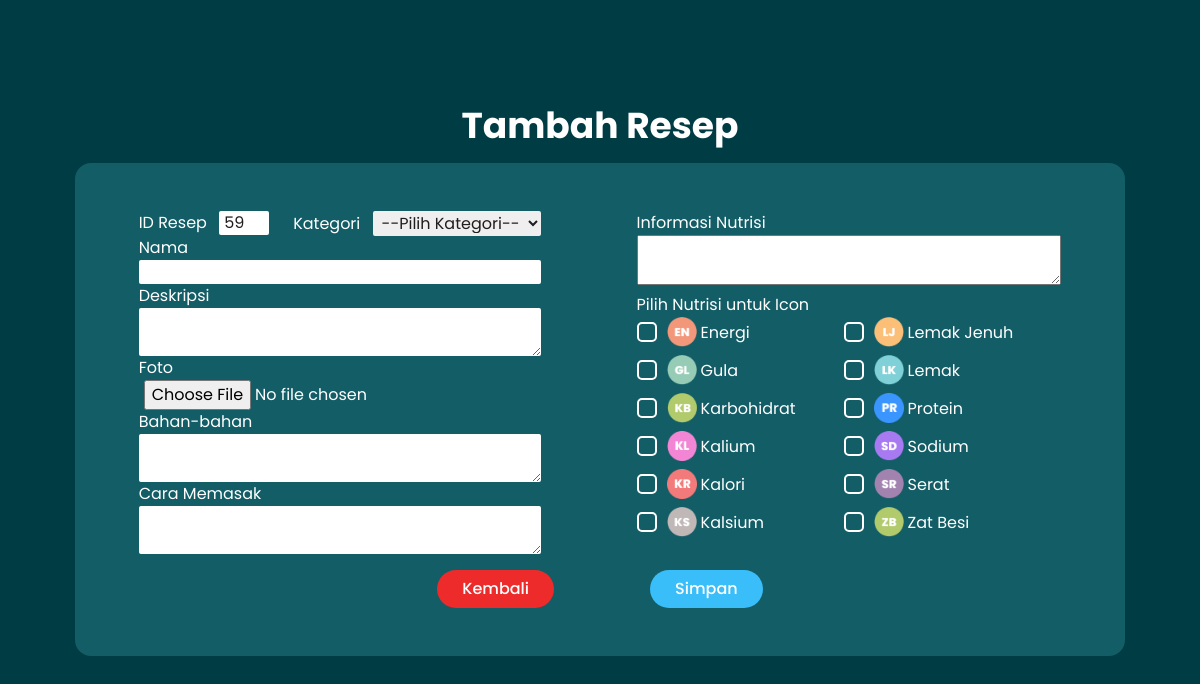
The app's page /admin/resep-makanan/tambah-resep.php (signed in) with its own data.
### tables this page shows
CREATE TABLE `nutritions` (
  `nutrition_id` char(5) NOT NULL,
  `name` varchar(50) NOT NULL,
  `icon` varchar(255) NOT NULL
);

### config/koneksi.php (called while the page is built, shortened)
<?php
$servername = "localhost";
$username = "root";
$password = "";
$database = "cooknow";
$conn = mysqli_connect($servername, $username, $password, $database);
if (!$conn) {
    die("Koneksi Gagal : " . mysqli_connect_error());
} else {
    $query = "SHOW TABLE STATUS LIKE 'recipes'";
    $result = mysqli_query($conn, $query);
    $row = mysqli_fetch_assoc($result);
}

### admin/resep-makanan/tambah-resep.php (the view, shortened to what this page needs)
<?php
include "../../config/koneksi.php";
$nutritions_result = mysqli_query($conn, "SELECT * FROM nutritions LIMIT 6");
$nutritions_limit = mysqli_query($conn, "SELECT * FROM nutritions LIMIT 6 OFFSET 6");
?>
<!DOCTYPE html>
<html lang="en">
<head>
    <link rel="stylesheet" href="../assets/css/tambah-resep.css">
    <link rel="stylesheet" href="../assets/css/style.css">
    <link rel="stylesheet" href="https://cdnjs.cloudflare.com/ajax/libs/font-awesome/6.5.1/css/all.min.css" />
    <link href="https://cdn.jsdelivr.net/npm/bootstrap@5.3.3/dist/css/bootstrap.min.css" rel="stylesheet">
</head>
<body>
    <div class="container-fluid d-flex flex-row align-items-center justify-content-center" style="background-color: var(--teal-1); min-height: 100vh;">
        <div class="pb-5">
            <h2 class="text-center p-2 text-white fs-h1">Tambah Resep</h2>
            <form action="<?php echo htmlspecialchars($_SERVER['PHP_SELF']); ?>" method="post" enctype="multipart/form-data">
                <div class="container d-flex flex-column py-5 px-3 rounded-4" style="width: fit-content; background-color: var(--teal-2);">
                    <div class="d-flex justify-content-between">
                        <div class="d-flex flex-column left mx-5">
                            <div class="d-flex">
                                <div class="me-4">
                                    <label class="me-2">ID Resep</label>
                                    <input style="width: 50px;" type="int" name="recipe_id" value="<?= $auto_increment_resep = $row['Auto_increment']; ?>" readonly>
                                </div>
                                <div>
                                    <label class="me-2">Kategori</label>
                                    <select id="kategori" name="category" class="option .selectpopup" required>
                                        <option value="">--Pilih Kategori--</option>
                                    </select>
                                </div>
                            </div>
                            <label>Nama</label>
                            <input type="text" name="name" id="nama" required value="">
                            <label>Deskripsi</label>
                            <textarea type="text" name="description" id="deskripsi" value=""></textarea>
                            <label>Foto</label>
                            <input style="color: white !important;" type="file" name="image" id="image" required value="">
                            <label>Bahan-bahan</label>
                            <textarea id="ingredients" name="ingredients"></textarea>
                            <label>Cara Memasak</label>
                            <textarea id="instructions" name="instructions"></textarea>
                        </div>
                        <div class="d-flex flex-column right mx-5" style="min-width: 400px;">
                            <label>Informasi Nutrisi</label>
                            <textarea id="nutritions" name="nutritions"></textarea>
                            <div>
                                <label class="mt-2">Pilih Nutrisi untuk Icon</label>
                                <div class="d-flex justify-content-evenly">
                                    <div class="me-5">
                                        <?php foreach ($nutritions_result as $nutritions) : ?>
                                            <label class="cyberpunk-checkbox-label">
                                                <div class="mb-2 d-flex align-items-center">
                                                    <input type="checkbox" name="nutrisi_icon[]" value="<?= $nutritions["nutrition_id"]; ?>" class="cyberpunk-checkbox">
                                                    <img class="me-1" style="width: 30px; height: 30px;" src="../<?= $nutritions["icon"]; ?>" alt="">
                                                    <h1 class="fs-body mb-0" style=" height: fit-content; color: #fff !important;"><?= $nutritions["name"]; ?></h1>
                                                </div>
                                            </label>
                                        <?php endforeach; ?>
                                    </div>
                                    <div class="me-5">
                                        <?php foreach ($nutritions_limit as $nlimit) : ?>
                                            <label class="cyberpunk-checkbox-label">
                                                <div class="mb-2 d-flex align-items-center">
                                                    <input type="checkbox" name="nutrisi_icon[]" value="<?= $nlimit["nutrition_id"]; ?>" class="cyberpunk-checkbox">
                                                    <img class="me-1" style="width: 30px; height: 30px;" src="../<?= $nlimit["icon"]; ?>" alt="">
                                                    <h1 class="fs-body mb-0" style=" height: fit-content; color: #fff !important;"><?= $nlimit["name"]; ?></h1>
                                                </div>
                                            </label>
                                        <?php endforeach; ?>
                                    </div>
                                </div>
                            </div>
                        </div>
                    </div>
                    <div class="d-flex justify-content-center mt-3">
                        <a class="fw-medium btn text-white mx-5 rounded-5 px-4 btn-red" style="background-color: var(--red-2);" href="resep.php">Kembali</a>
                        <button class="fw-medium btn mx-5 text-white rounded-5 px-4 btn-blue" style="background-color:var(--blue-2);" type="submit" name="submit">Simpan</button>
                    </div>
            </form>
        </div>
    </div>
</body>
</html>

### admin/assets/css/tambah-resep.css (style rules this page uses)
*, p { font-family: "Poppins"; color: var(--black) !important; }
.left input, .left select, option, .left textarea { color: var(--black) !important; border: 0px; border-radius: 2px; padding:0 5px; }
label, a { color: #fff !important; }
.cyberpunk-checkbox { appearance: none; width: 20px; height: 20px; border: 2px solid #fff; border-radius: 5px; background-color: transparent; display: inline-block; position: relative; margin-right: 10px; cursor: pointer; }
.cyberpunk-checkbox:before { content: ""; background-color: var(--blue-2); display: block; position: absolute; top: 50%; left: 50%; transform: translate(-50%, -50%) scale(0); width: 12.5px; height: 12.5px; border-radius: 3px; transition: all 0.3s ease-in-out; }
.cyberpunk-checkbox-label { cursor: pointer; user-select: none; display: flex; align-items: center; }

### admin/assets/css/style.css (style rules this page uses)
:root { --white : #fffff; --black : #1e1e1e; --teal-1 : #003c43; --teal-2 : #135d66; --teal-3 : #77b0aa; --teal-4 : #e3fef7; --red-1 : #d21312; --red-2 : #ed2b2a; --red-3 : #f15a59; --blue-1 : #3572ef; --blue-2 : #3abef9; --blue-3 : #a7e6ff; --grey-primary : #333333; --grey-3 : #666666; --grey-2 : #b0b0b0; --grey-1 : #f3f4f9; --poppins : "Poppins" }
.fs-h1 { font-size: 36px; font-weight: 700; }
.fs-body { font-size: 16px; font-weight: 400; }
* { padding: 0; margin: 0; font-family: var(--poppins); color: white; }
body { overflow-x: hidden; }

### records on screen
nutritions: icon (picture), name "Energi"
nutritions: icon (picture), name "Gula"
nutritions: icon (picture), name "Karbohidrat"
nutritions: icon (picture), name "Kalium"
nutritions: icon (picture), name "Kalori"
nutritions: icon (picture), name "Kalsium"
nutritions: icon (picture), name "Lemak Jenuh"
nutritions: icon (picture), name "Lemak"
nutritions: icon (picture), name "Protein"
nutritions: icon (picture), name "Sodium"
nutritions: icon (picture), name "Serat"
nutritions: icon (picture), name "Zat Besi"
